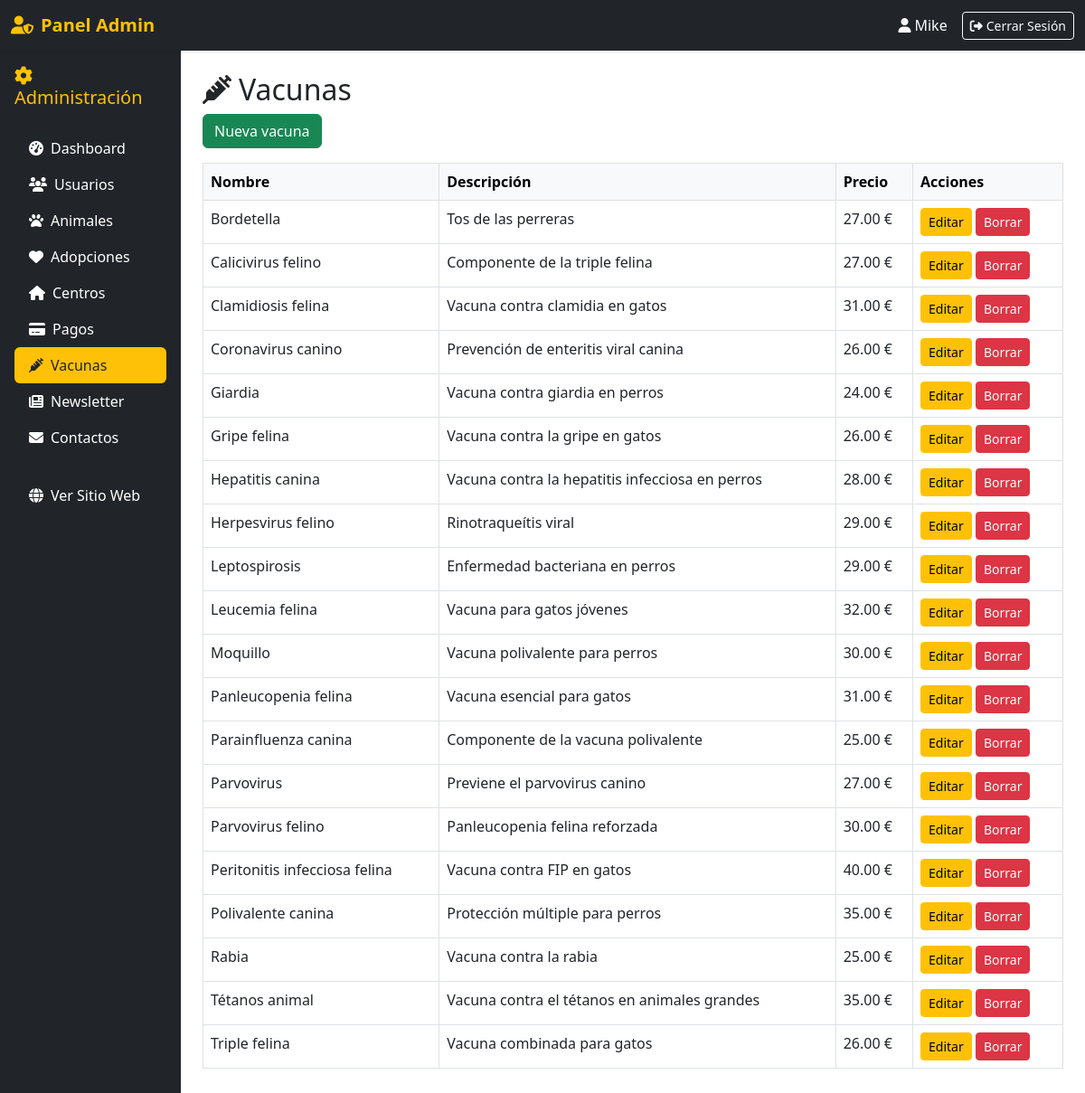
Screenshot of /admin/vacunas.php (signed in) with the database file from the repository.
### tables this page shows
CREATE TABLE `vacunas` (
  `id_vacuna` int(11) NOT NULL,
  `nombre` varchar(100) DEFAULT NULL,
  `descripcion` text DEFAULT NULL,
  `precio` decimal(8,2) DEFAULT NULL
);

### admin/vacunas.php (the view, shortened to what this page needs)
<?php
require_once '../includes/config.php';
$vacunas = $pdo->query("SELECT * FROM vacunas ORDER BY nombre")->fetchAll();
?>
<!DOCTYPE html>
<html lang="es">
<head>
    <link rel="stylesheet" href="https://cdnjs.cloudflare.com/ajax/libs/font-awesome/6.4.0/css/all.min.css">
    <link href="https://cdn.jsdelivr.net/npm/bootstrap@5.3.0/dist/css/bootstrap.min.css" rel="stylesheet">
</head>
<body>
<?php include 'header.php'; ?>
<div class="container-fluid">
    <div class="row">
        <?php include 'sidebar.php'; ?>
        <div class="col-md-10 p-4">
            <h2><i class="fas fa-syringe me-2"></i>Vacunas</h2>
            <button class="btn btn-success mb-3" data-bs-toggle="modal" data-bs-target="#modalVacuna" data-action="nuevo">
                Nueva vacuna
            </button>
            <table class="table table-bordered">
                <thead class="table-light"><tr><th>Nombre</th><th>Descripción</th><th>Precio</th><th>Acciones</th></tr></thead>
                <tbody>
                    <?php foreach ($vacunas as $v): ?>
                    <tr>
                        <td><?= htmlspecialchars($v['nombre']) ?></td>
                        <td><?= htmlspecialchars($v['descripcion']) ?></td>
                        <td><?= number_format($v['precio'],2) ?> €</td>
                        <td>
                            <button class="btn btn-sm btn-warning btn-editar"
                                    data-bs-toggle="modal"
                                    data-bs-target="#modalVacuna"
                                    data-id="<?= $v['id_vacuna'] ?>"
                                    data-nombre="<?= htmlspecialchars($v['nombre']) ?>"
                                    data-descripcion="<?= htmlspecialchars($v['descripcion']) ?>"
                                    data-precio="<?= $v['precio'] ?>">
                                Editar
                            </button>
                            <a href="?del=<?= $v['id_vacuna'] ?>" class="btn btn-sm btn-danger" onclick="return confirm('¿Eliminar?')">Borrar</a>
                        </td>
                    </tr>
                    <?php endforeach; ?>
                </tbody>
            </table>
        </div>
    </div>
</div>
</body>
</html>

### rows the page displays
vacunas: nombre "Bordetella", descripcion "Tos de las perreras", precio "27.00"
vacunas: nombre "Calicivirus felino", descripcion "Componente de la triple felina", precio "27.00"
vacunas: nombre "Clamidiosis felina", descripcion "Vacuna contra clamidia en gatos", precio "31.00"
vacunas: nombre "Coronavirus canino", descripcion "Prevención de enteritis viral canina", precio "26.00"
vacunas: nombre "Giardia", descripcion "Vacuna contra giardia en perros", precio "24.00"
vacunas: nombre "Gripe felina", descripcion "Vacuna contra la gripe en gatos", precio "26.00"
vacunas: nombre "Hepatitis canina", descripcion "Vacuna contra la hepatitis infecciosa en perros", precio "28.00"
vacunas: nombre "Herpesvirus felino", descripcion "Rinotraqueítis viral", precio "29.00"
vacunas: nombre "Leptospirosis", descripcion "Enfermedad bacteriana en perros", precio "29.00"
vacunas: nombre "Leucemia felina", descripcion "Vacuna para gatos jóvenes", precio "32.00"
vacunas: nombre "Moquillo", descripcion "Vacuna polivalente para perros", precio "30.00"
vacunas: nombre "Panleucopenia felina", descripcion "Vacuna esencial para gatos", precio "31.00"
vacunas: nombre "Parainfluenza canina", descripcion "Componente de la vacuna polivalente", precio "25.00"
vacunas: nombre "Parvovirus", descripcion "Previene el parvovirus canino", precio "27.00"
vacunas: nombre "Parvovirus felino", descripcion "Panleucopenia felina reforzada", precio "30.00"
vacunas: nombre "Peritonitis infecciosa felina", descripcion "Vacuna contra FIP en gatos", precio "40.00"
vacunas: nombre "Polivalente canina", descripcion "Protección múltiple para perros", precio "35.00"
vacunas: nombre "Rabia", descripcion "Vacuna contra la rabia", precio "25.00"
vacunas: nombre "Tétanos animal", descripcion "Vacuna contra el tétanos en animales grandes", precio "35.00"
vacunas: nombre "Triple felina", descripcion "Vacuna combinada para gatos", precio "26.00"

### other values shown
$_SESSION['user_name'] "Mike"
